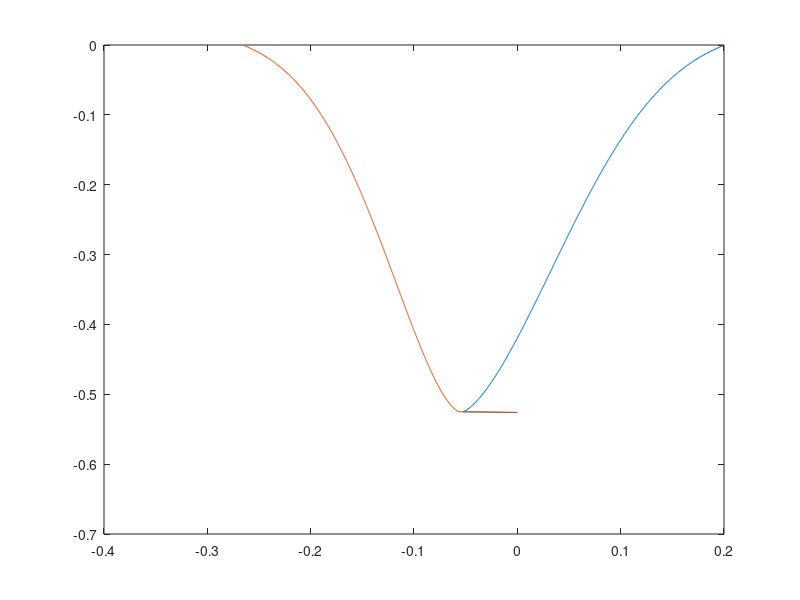

This chart was generated by the following MATLAB code:
%Material properties
Ta=293; Tm = 1730; Tv = 2800; K=36; kappa=7.5*10^(-6); rho=6430; cp=743;
A=0.55; 
%constant parameters
D=5e-3; lambda=10.64e-6; p= 1000; d=8e-3;
%cases 
M2=1; f=150e-3; v=8/60;
% THE CALCULATION OF THE BEAM PROPERTIES

rfo= ((2*lambda*f*M2)/(D*pi));
fprintf(1,'\nBeam spot radius rfo: %4.0f [microns]\n',rfo*1e6);
zr= abs(2*rfo*f/D);
fprintf(1,'\nReyliegh length: %4.0f [mm]\n',zr*1e3);
z=0;
%rfz = rfo (sqrt(1 + (z/zr)^2));
I00 = ((2*p)/((rfo^2)*pi));
c1=(Tv-Ta)*rho*cp*v/2;
%calculation start geometry at the workpiece top
xf=1e-5; xr=1;
s=1.5;
while ((xr>0)|(s>1))
    I=I00*exp(-2*(xf/rfo)^2);
    qf=A*I*tan(pi/3);
    c2=qf/c1-2;
    c2 = c2^(-10/7); 
    rkh=c2*2*kappa/v;
    qr=c1*(v*rkh/2/kappa)^(-0.7);
    xr=xf-2*rkh;
    I=I00*exp(-2*(xr/rfo)^2);
    c4=A*I*tan(pi/3);
    s=c4/qr;
    xf=xf+1e-8;
    %fprintf(1,'xr %4.0f\n',xr*1e6)
end;
fprintf(1,'Keyhole start radius: %4.0f Start locations front: %4.0f  rear: %4.0f [microns]\n',rkh*1e6,xf*1e6,xr*1e6);
%calculation keyhole shape
dz=1e-6; z=dz; i=1;
thf=pi/3; thr=pi/3; 
while ((rkh>1e-6)&(z<d))
    xf=xf-dz*tan(thf); xr=xr+dz*tan(thr);
    rkh=(xf-xr)/2;
    
    
    rfz = rfo*(sqrt(1 + (z/zr)^2));
    If = ((2*p)/((rfz)^2*pi))* exp(-2*xf^2/rfz^2);
    Ir = ((2*p)/((rfz)^2*pi))* exp(-2*xr^2/rfz^2);

    c6=(rkh*v/2/kappa)^(-0.7);
    qf=c1*(2+c6); qr=c1*c6;
    thf=atan(qf/A/If); thr=atan(qr/A/Ir);
    
    
 fprintf(1,'z %4.0f  xf %4.0f  xr %4.0f \n',z*1e6,xf*1e6,xr*1e6);
    z1(i)=-z*1e3; xf1(i)=xf*1e3; xr1(i)=xr*1e3; %array loading
    if (rkh<1e-6)
        xf1(i)=0; xr1(i)=0;
    end
    z = z+dz; 
    i=i+1;
end;
fprintf(1,'Bottom: z %4.0f  xf %4.0f  xr %4.0f  rkh %4.0f\n',z*1e6,xf*1e6,xr*1e6,rkh*1e6);

plot(xf1,z1,xr1,z1);
hold all;


